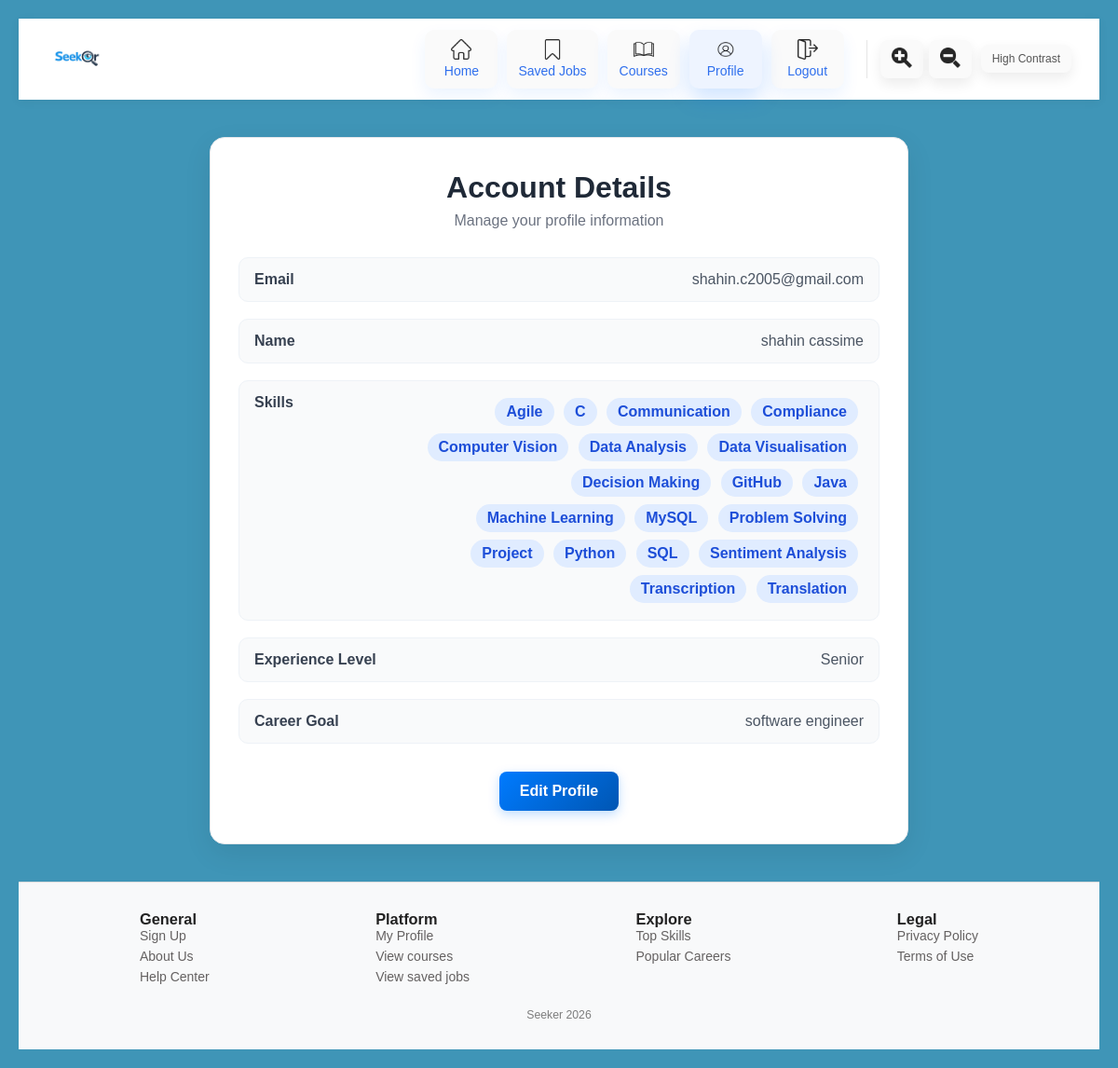
/account_page (signed in), run on an earlier commit of the app's database.
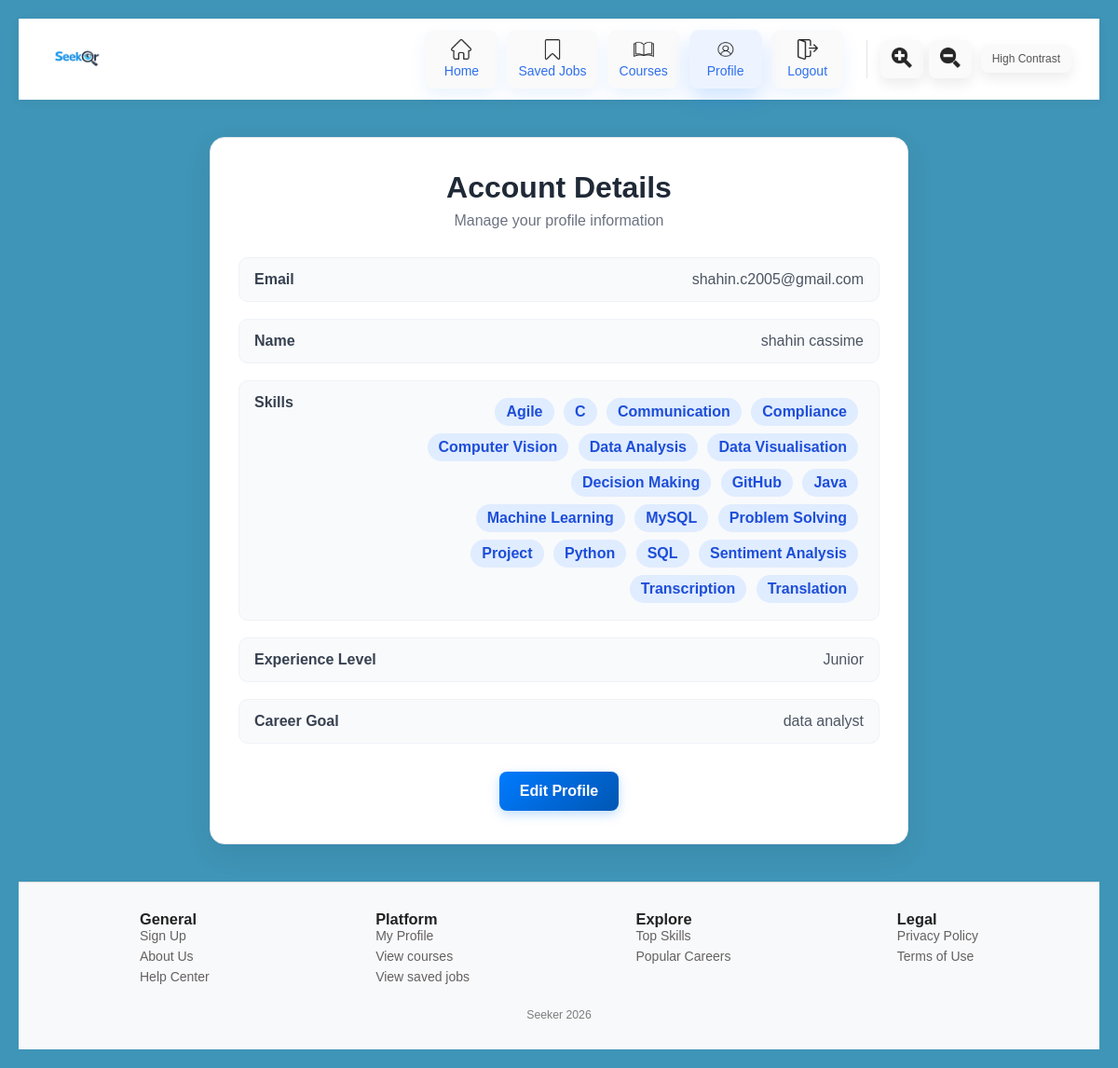
And on a later commit of the database.
### app.py (models this page shows, shortened)
class User(db.Model): #user table
    __tablename__="user"
    id = db.Column(db.Integer, primary_key=True)
    email = db.Column(db.String(120), unique=True, nullable=False)
    password = db.Column(db.String(200), nullable=False)
    name = db.Column(db.String(100))
    experience_level=db.Column(db.String(100))
    career_goal= db.Column(db.String(100))
    skills = db.relationship("UserSkill", backref="user", cascade="all, delete-orphan")

class UserSkill(db.Model):  #user skill table
    __tablename__="user_skill"
    id = db.Column(db.Integer, primary_key=True)
    user_id=db.Column(db.Integer,db.ForeignKey("user.id"), nullable=False)
    skill_id = db.Column(db.Integer, db.ForeignKey("skill.id"), nullable=False)
    __table_args__ = (
        db.UniqueConstraint("user_id", "skill_id", name="unique_user_skill"),
    )

class Skill(db.Model):   #skill table
    __tablename__="skill"
    id = db.Column(db.Integer, primary_key=True)
    name = db.Column(db.String(120), unique=True, nullable=False)
    users = db.relationship("UserSkill", backref="skill", cascade="all, delete-orphan")

### app.py (the view)
@app.route('/account_page', methods=['GET']) #account page, allowing users to view their details
def account_page():
    user = get_logged_user()
    if not user:
        flash('Login first', 'error')
        return redirect(url_for('login_page'))
    return render_template('account_page.html', user=user)

### app.py (called while the page is built)
def get_logged_user():
    email = session.get("user")
    if not email:
        return None
    return User.query.filter_by(email=email).first()

### templates/account_page.html (shortened to what this page needs)
<!DOCTYPE html>
<html lang="en">
<head>
  <link rel="stylesheet" href="{{ url_for('static', filename='account_page.css') }}">
</head>
<body>
  {% include 'navbar.html' %}
  <div class="account-page">
    <div class="account-card">
      <h1>Account Details</h1>
      <p class="subtitle">Manage your profile information</p>
      <div class="account-info">
        <div class="info-row">
          <span class="label">Email</span>
          <span class="value">{{ user.email }}</span>
        </div>
        <div class="info-row">
          <span class="label">Name</span>
          <span class="value">{{ user.name }}</span>
        </div>
        <div class="info-row">
          <span class="label">Skills</span>
          <span class="value">
            {% for us in user.skills %}
              <span class="skill-badge">{{ us.skill.name }}</span>
            {% endfor %}
          </span>
        </div>
        <div class="info-row">
          <span class="label">Experience Level</span>
          <span class="value">{{ user.experience_level }}</span>
        </div>
        <div class="info-row">
          <span class="label">Career Goal</span>
          <span class="value">{{ user.career_goal }}</span>
        </div>
      </div>
      <div class="account-actions">
        <a href="{{ url_for('edit_account') }}" class="btn">Edit Profile</a>
      </div>
    </div>
  </div>
  {%include 'footer.html'%}
</body>
</html>

### templates/navbar.html (shortened to what this page needs)
<nav class="navbar">
<link rel="stylesheet" href="{{ url_for('static', filename='navbar.css') }}">
<div class="nav-brand">
  <a href="{{ url_for('home_page') }}">
      <img src="{{ url_for('static', filename='logo.png') }}" alt="Seeker Logo" class="logo">
  </a>
</div>
    <ul class="nav-links">
      <li><a href="{{ url_for('home_page') }}"><img src="{{ url_for('static', filename='home.png') }}" class="nav-icon"><span>Home</span></a></li>
    {% if session.get('user') %}
    <li><a href="{{ url_for('saved_jobs') }}" class="{% if request.endpoint == 'saved_jobs' %}active{% endif %}"><img src="{{ url_for('static', filename='save-instagram.png') }}" class="nav-icon" alt="Saved Jobs"><span>Saved Jobs</span></a></li>
    {% endif %}
    <li><a href="{{ url_for('courses_page') }}" class="{% if request.endpoint == 'courses_page' %}active{% endif %}"><img src="{{ url_for('static', filename='book.png') }}" class="nav-icon" alt="Courses"><span>Courses</span></a></li>
    <div class="dropdown">
      <li><a href="{{ url_for('account_page') }}" class="{% if request.endpoint == 'account_page' %}active{% endif %}"><img src="{{ url_for('static', filename='profile.png') }}" class="nav-icon" alt="Profile"><span>Profile</span></a></li>
    </div>
    {% if session.get('user') %}
    <li><a href="{{ url_for('logout') }}" class="{% if request.endpoint == 'logout' %}active{% endif %}"><img src="{{ url_for('static', filename='logout.png') }}" class="nav-icon" alt='Logout'><span>Logout</span></a></li>
    {% else %}
    <li><a href="{{ url_for('login_page') }}" class="{% if request.endpoint == 'login_page' %}active{% endif %}"><img src="{{ url_for('static', filename='logout.png') }}" class="nav-icon" alt='Login'><span>Login</span></a></li>
    {% endif %}
    <div class="accessibility-controls">
      <button id="maximise" class="accessibility-btn"><img src="{{ url_for('static', filename='maximise.png') }}" class="maximise-icon"> </button>
      <button id="minimise" class="accessibility-btn"><img src="{{ url_for('static', filename='minimise.png') }}" class="minimise-icon"></button>
  </div>
  <button id="high-contrast" class="accessibility-btn">High Contrast</button>
    </ul>
  </nav>

### templates/footer.html (shortened to what this page needs)
<head>
    <link rel="stylesheet" href="{{ url_for('static', filename='footer.css') }}">
</head>
<footer class="footer">
    <div class="footer-container">
    <div class="footer-column">
        <h3>General</h3>
        <a href="{{ url_for('signup_page') }}">Sign Up</a>
        <a href="{{ url_for('about_us') }}">About Us</a>
        <a href="{{ url_for('contact_us') }}">Help Center</a>
      </div>
      <div class="footer-column">
        <h3>Platform</h3>
        <ul>
            <a href="{{ url_for('account_page') }}">My Profile</a>
            <a href="{{ url_for('courses_page') }}">View courses</a>
            <a href="{{ url_for('saved_jobs') }}">View saved jobs</a>
        </ul>
      </div>
      <div class="footer-column">
        <h3>Explore</h3>
        <ul>
          <a>Top Skills</a>
          <a>Popular Careers</a>
        </ul>
      </div>
      <div class="footer-column">
        <h3>Legal</h3>
        <ul>
          <a>Privacy Policy</a>
          <a>Terms of Use</a>
        </ul>
      </div>
    </div>
    <div class="footer-bottom">
      <p>Seeker 2026</p>
    </div>
  </footer>

### static/account_page.css (style rules this page uses)
* { margin: 0; padding: 0; box-sizing: border-box; font-family: Arial; }
body { background: linear-gradient(135deg, #f4f6f9, #e9eef5); min-height: 100vh; padding: 20px; color: #222; }
.account-page { display: flex; justify-content: center; align-items: flex-start; margin-top: 40px; }
.account-card { width: 100%; max-width: 750px; background: #fff; border-radius: 16px; padding: 35px 30px; box-shadow: 0 10px 30px rgba(0, 0, 0, 0.08); border: 1px solid #e5e7eb; }
.account-card h1 { text-align: center; font-size: 2em; margin-bottom: 8px; color: #1f2937; }
.subtitle { text-align: center; color: #6b7280; margin-bottom: 30px; }
.account-info { display: flex; flex-direction: column; gap: 18px; }
.info-row { display: flex; justify-content: space-between; align-items: flex-start; gap: 20px; padding: 14px 16px; background-color: #f9fafb; border-radius: 10px; border: 1px solid #eef2f7; }
.label { font-weight: bold; color: #374151; min-width: 150px; }
.value { flex: 1; color: #4b5563; text-align: right; word-break: break-word; }
.skill-badge { display: inline-block; background-color: #e0ecff; color: #1d4ed8; padding: 6px 12px; margin: 4px 6px 4px 0; border-radius: 20px; font-weight: 600; }
.account-actions { text-align: center; margin-top: 30px; }
.btn { display: inline-block; padding: 12px 22px; background: linear-gradient(135deg, #007bff, #0056b3); color: white; text-decoration: none; border-radius: 8px; font-weight: bold; transition: 0.3s ease; box-shadow: 0 4px 12px rgba(0, 123, 255, 0.25); }

### static/navbar.css (style rules this page uses)
* { box-sizing: border-box; }
body { margin: 0; font-family: Arial; background: rgb(63, 149, 183) }
.navbar { position: sticky; top: 0; z-index: 1000; display: flex; justify-content: space-between; align-items: center; padding: 12px 30px; background: #fff; box-shadow: 0 2px 10px rgba(0, 0, 0, 0.06); }
.nav-brand { display: flex; align-items: center; }
.logo { height: 45px; width: auto; display: block; }
.nav-links { list-style: none; display: flex; align-items: center; gap: 10px; margin: 0; padding: 0; }
.nav-links li a { display: flex; flex-direction: column; align-items: center; justify-content: center; gap: 4px; min-width: 78px; padding: 10px 12px; text-decoration: none; border-radius: 10px; background: #fafafa; color: #555; transition: transform 0.2s ease, box-shadow 0.2s ease, background-color 0.2s ease; box-shadow: 0 8px 18px rgba(0, 111, 255, 0.08); }
.nav-links li a.active { background: #eef4ff; box-shadow: 0 12px 22px rgba(0, 111, 255, 0.18); }
.nav-links li a span { font-size: 0.875em; font-weight: 500; line-height: 1.2; color: #2f6fed; }
.nav-icon { width: 22px; height: 22px; object-fit: contain; opacity: 0.85; transition: opacity 0.2s ease; }
.maximise-icon { width: 22px; height: 22px; object-fit: contain; opacity: 0.85; transition: opacity 0.2s ease; }
.minimise-icon { width: 22px; height: 22px; object-fit: contain; opacity: 0.85; transition: opacity 0.2s ease; }
.nav-links li a:hover .nav-icon, .nav-links li a.active .nav-icon { opacity: 1; }
.accessibility-controls { display: flex; align-items: center; gap: 6px; margin-left: 14px; padding-left: 14px; border-left: 1px solid #e5e5e5; }
.accessibility-btn { padding: 8px 12px; border: none; border-radius: 8px; background: #fafafa; color: #555; font-size: 12px; font-weight: 500; cursor: pointer; transition: transform 0.2s ease, box-shadow 0.2s ease, background-color 0.2s ease; box-shadow: 0 6px 14px rgba(0, 0, 0, 0.08); }
img { max-width: 100%; height: auto; }
.dropdown { position: relative; display: inline-block; }

### static/footer.css (style rules this page uses)
.footer { background: #f8f9fa; padding: 30px 20px; margin-top: 40px; border-top: 1px solid #ddd; font-size: 0.875em;; }
.footer-container { max-width: 900px; margin: auto; display: flex; justify-content: space-between; gap: 20px; }
.footer a { color: #646161; display: block; margin-bottom: 6px; background: none; border: none; padding: 0; text-decoration: none; }
.footer-bottom { text-align: center; margin-top: 20px; color: #7d7d7d; font-size: 0.875em; }

What changed in the data, as far as the page shows it:
changed User "shahin.c2005@gmail.com": experience_level "Senior" → "Junior"; career_goal "software engineer" → "data analyst"
